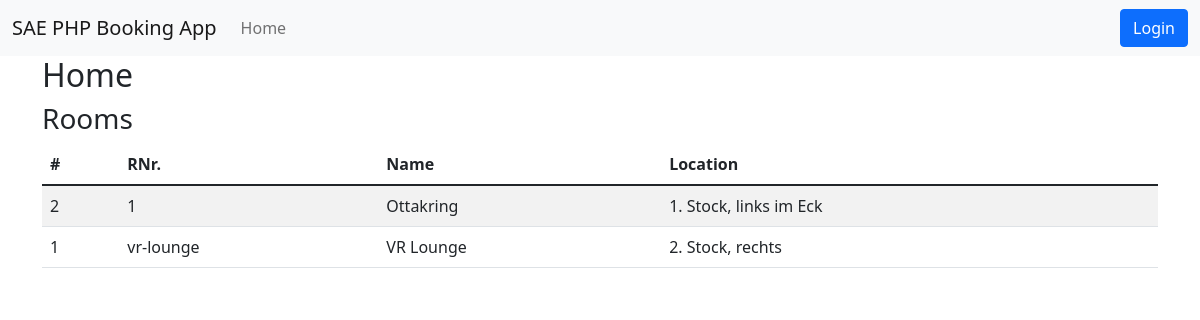
Page /public/home on the earlier database version.
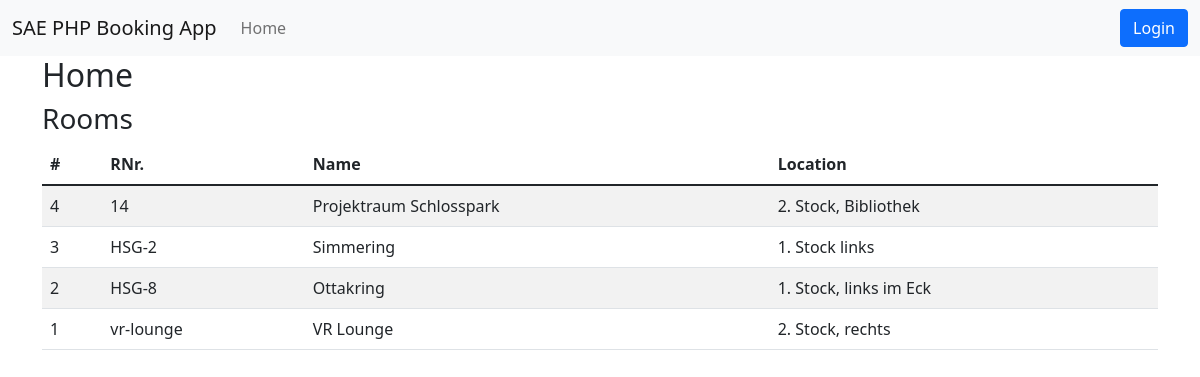
Same page on the later database version.
### tables this page shows
CREATE TABLE `rooms` (
  `id` int(11) NOT NULL,
  `name` varchar(255) NOT NULL,
  `location` text DEFAULT NULL,
  `room_nr` varchar(10) NOT NULL,
  `created_at` timestamp NOT NULL DEFAULT current_timestamp(),
  `updated_at` timestamp NOT NULL DEFAULT current_timestamp() ON UPDATE current_timestamp(),
  `deleted_at` timestamp NULL DEFAULT NULL
);

### app/Controllers/HomeController.php (called while the page is built, shortened)
<?php
class HomeController
{
    public function home()
    {
        $rooms = Room::all('room_nr', 'ASC');
        View::render('home', [
            'rooms' => $rooms
        ]);
    }
}

### core/Bootloader.php (called while the page is built, shortened)
<?php
class Bootloader
{
    public function __construct()
    {
        try {
            $router = new Router();
            $router->route();
        } catch (\Exception $exception) {
            ExceptionHandler::handle($exception);
        }
    }
}

### public/index.php (called while the page is built, shortened)
<?php
spl_autoload_register(function ($namespaceAndClassname) {
    $namespaceAndClassname = str_replace('Core', 'core', $namespaceAndClassname);
    $namespaceAndClassname = str_replace('App', 'app', $namespaceAndClassname);
    $filepath = str_replace('\\', '/', $namespaceAndClassname);
});
$app = new \Core\Bootloader();

### core/Config.php (called while the page is built, shortened)
<?php
class Config
{
    public static function get (string $filenameAndKey, mixed $default = null): mixed
    {
        [$filename, $key] = explode('.', $filenameAndKey);
        $path = __DIR__ . "/../config/$filename.php";
        if (file_exists($path)) {
            $config = require $path;
            if (array_key_exists($key, $config)) {
                return $config[$key];
            }
        }
        return $default;
    }
}

### config/app.php (called while the page is built)
<?php
return [
    'app-name' => 'SAE PHP Booking App',
    'app-slug' => 'sae-php-mvc-session',
    'baseurl' => 'http://localhost:8080/mvc/public',
    'environment' => 'dev',
    'default-layout' => 'default',
];

### core/Session.php (called while the page is built, shortened)
<?php
class Session
{
    public static function get(string $key, mixed $default = null): mixed
    {
        return $default;
    }
}

### core/Models/AbstractUser.php (called while the page is built, shortened)
<?php
abstract class AbstractUser extends AbstractModel
{
    #[Pure] public static function isLoggedIn(): bool
    {
        return false;
    }
}

### config/database.php (called while the page is built)
<?php
return [
    'host' => 'mariadb',
    'user' => 'root',
    'password' => 'password',
    'dbname' => 'mvc'
];

### core/Database.php (called while the page is built, shortened)
<?php
class Database
{
    private object $link;
    private mixed $lastResult;
    public function __construct()
    {
        $this->link = new mysqli(
            Config::get('database.host'),
            Config::get('database.user'),
            Config::get('database.password'),
            Config::get('database.dbname'),
            Config::get('database.port', 3306),
            Config::get('database.socket')
        );
        $this->link->set_charset('utf8');
    }
    public function query(string $query, array $params = []): bool|array
    {
        if (empty($params)) {
            $this->lastResult = $this->executeQuery($query);
        } else {
            $this->lastResult = $this->prepareStatementAndExecuteQuery($query, $params);
        }
        $this->data = $this->lastResult->fetch_all(MYSQLI_ASSOC);
        return $this->data;
    }
    private function executeQuery(string $query): mysqli_result|bool
    {
        return $this->link->query($query);
    }
}

### core/Models/AbstractModel.php (called while the page is built, shortened)
<?php
abstract class AbstractModel
{
    public static function handleResult(array $results): array
    {
        $objects = [];
        foreach ($results as $result) {
            $objects[] = new $calledClass(...$result);
        }
        return $objects;
    }
    public static function getTablenameFromClassname(): string
    {
        $calledClass = get_called_class();
        $particles = explode('\\', $calledClass);
        $classname = array_pop($particles);
        $tablename = strtolower($classname) . 's';
        return $tablename;
    }
}

### core/Traits/SoftDelete.php (called while the page is built, shortened)
<?php
trait SoftDelete
{
    public static function all(?string $orderBy = null, ?string $direction = null): array
    {
        $database = new Database();
        $tablename = self::getTablenameFromClassname();
        if ($orderBy === null) {
            $result = $database->query("SELECT * FROM $tablename WHERE deleted_at IS NULL");
        } else {
            $result = $database->query(
                "SELECT * FROM $tablename WHERE deleted_at IS NULL ORDER BY $orderBy $direction"
            );
        }
        return self::handleResult($result);
    }
}

### resources/views/templates/home.php (the view, shortened to what this page needs)
<h2>Home</h2>
<h3>
    Rooms
</h3>
<table class="table table-striped">
    <thead>
    <th>#</th>
    <th>RNr.</th>
    <th>Name</th>
    <th>Location</th>
    </thead>
    <?php
    foreach ($rooms as $room): ?>
        <tr>
            <td><?php
                echo $room->id; ?></td>
            <td><?php
                echo $room->room_nr; ?></td>
            <td><?php
                echo $room->name; ?></td>
            <td><?php
                echo $room->location; ?></td>
        </tr>
    <?php
    endforeach; ?>
</table>

### core/Router.php (shortened to what this page needs)
<?php
class Router
{
    private array $routes = [];
    private function loadRoutes()
    {
        $webRoutes = require_once __DIR__ . '/../routes/web.php';
        $this->routes = $webRoutes;
    }
    public function route()
    {
        $path = '';
        if (isset($_GET['path'])) {
            $path = $_GET['path'];
        }
        $path = '/' . rtrim($path, '/');
        $callable = [];
        $params = [];
        if (array_key_exists($path, $this->routes)) {
            $callable = $this->routes[$path];
        }
        if (empty($callable)) {
            throw new \Exception('Not Found', 404);
        } else {
            $controller = new $callable[0]();
            $action = $callable[1];
            $controller->$action(...$params);
        }
    }
}

### core/View.php (shortened to what this page needs)
<?php
class View
{
    public static function render(
        string $template,
        array $params = [],
        ?string $layout = null,
        bool $useCoreTemplates = false
    ) {
        if ($layout === null) {
            $layout = Config::get('app.default-layout', 'default');
        }
        $viewBasePath = __DIR__ . '/../resources/views';
        $layoutsBasePath = "{$viewBasePath}/layouts";
        $templatesBasePath = "{$viewBasePath}/templates";
        $templatePath = "$templatesBasePath/$template.php";
        if ($useCoreTemplates === true) {
            require_once $templatePath;
        } else {
            require_once "$layoutsBasePath/$layout.php";
        }
    }
}

### resources/views/layouts/default.php (shortened to what this page needs)
<!doctype html>
<html lang="en">
<head>
    <link href="https://cdn.jsdelivr.net/npm/bootstrap@5.1.3/dist/css/bootstrap.min.css" rel="stylesheet">
</head>
<body>
<?php
require_once __DIR__ . '/../partials/nav.php'; ?>
<div class="container">
    <?php
    require_once $templatePath; ?>
</div>
</body>
</html>

### resources/views/partials/nav.php (shortened to what this page needs)
<nav class="navbar navbar-expand-lg navbar-light bg-light">
    <div class="container-fluid">
        <a class="navbar-brand" href="#"><?php echo \Core\Config::get('app.app-name'); ?></a>
        <div class="collapse navbar-collapse" id="navbarSupportedContent">
            <ul class="navbar-nav me-auto mb-2 mb-lg-0">
                <li class="nav-item">
                    <a class="nav-link" href="<?php echo BASE_URL; ?>/home">Home</a>
                </li>
            </ul>
            <?php
            if (\App\Models\User::isLoggedIn()):?>
                <div class="d-flex">
                    Eingeloggt: <?php echo \App\Models\User::getLoggedIn()->username; ?>
                    (<a href="<?php echo BASE_URL ?>/logout">Logout</a>)
                </div>
            <?php else: ?>
                <a class="btn btn-primary" href="<?php echo BASE_URL; ?>/login">Login</a>
            <?php endif; ?>
        </div>
    </div>
</nav>

Differences in the rows shown:
added rooms: id "4", room_nr "14", name "Projektraum Schlosspark", location "2. Stock, Bibliothek"
added rooms: id "3", room_nr "HSG-2", name "Simmering", location "1. Stock links"
changed rooms "Ottakring": room_nr "1" → "HSG-8"
